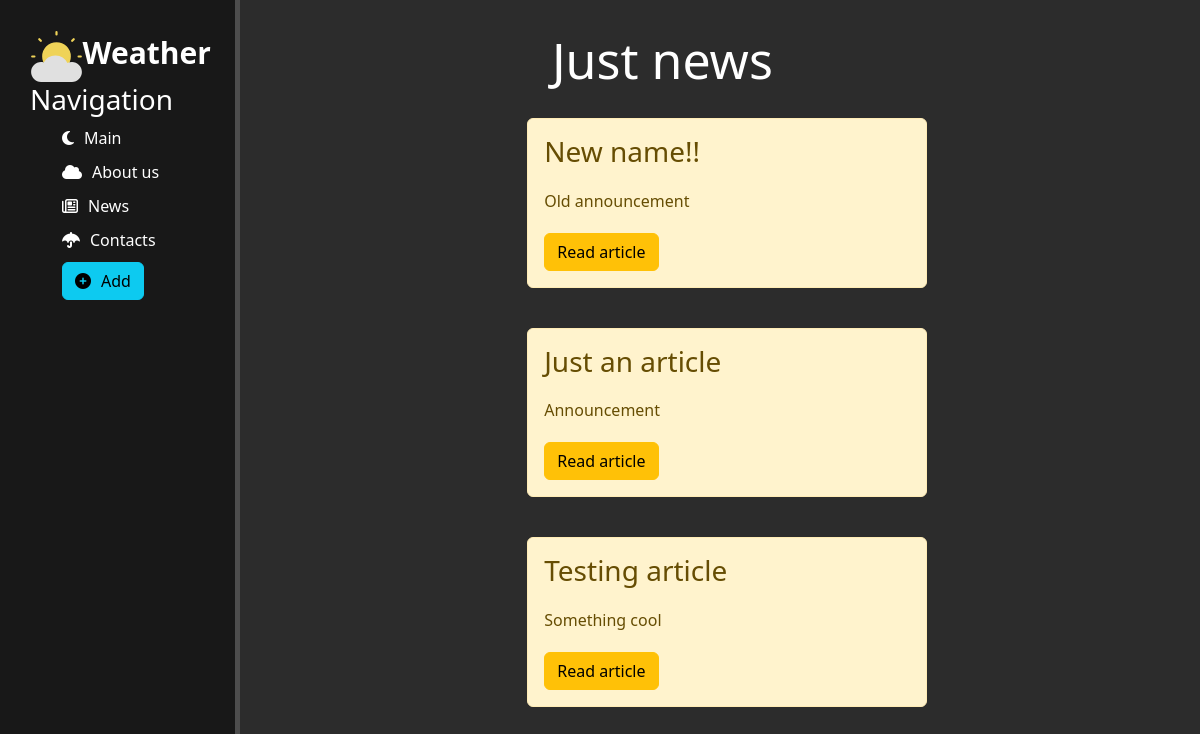
Page /news/ on the committed database.
### news/models.py (models this page shows, shortened)
class Articles(models.Model):
    title = models.CharField('Name', max_length=50)
    announcement = models.CharField('Announcement', max_length=250)
    full_text = models.TextField('Article')
    date = models.DateTimeField('Date of publication')
    class Meta:
        verbose_name ='Article'
        verbose_name_plural = 'Articles'

### news/views.py (the view)
# urls.py: path('', views.news_main, name='news_main'),
def news_main(request):
    news = Articles.objects.order_by('-date')
    return render(request, 'news/news_main.html', {'news': news})

### news/templates/news/news_main.html (shortened to what this page needs)
{% extends 'main/layout.html' %}
{% block content%}
    <div class="features">
        <h1>Just news</h1>
        {% if news %}
            {% for el in news %}
                <div class="alert alert-warning">
                    <h3>{{ el.title }}</h3>
                    <p>{{ el.announcement }}</p>
                    <a href="{% url 'news-detail' el.id %}" class="btn btn-warning">Read article</a>
                </div>
            {% endfor %}
            {% else %}
            <p>No articles</p>
        {% endif %}
    </div>
{% endblock %}

### main/static/main/css/main.css (style rules this page uses)
* { margin: 0; padding: 0; }
html, body, .wrapper { height: 100%; }
body { background: #2c2c2c; }
main .features { float: left; color: #fff; margin-top: 30px; text-align: center; width: 88%; }
main .features h1 { font-size: 50px }
main .features p { max-width: 400px; margin: 20px auto; }
.alert-warning { float: left; clear: both; width: 400px; margin: 20px 34%; text-align: left; }

### rows in the picture
Articles: title "New name!!", announcement "Old announcement"
Articles: title "Just an article", announcement "Announcement"
Articles: title "Testing article", announcement "Something cool"
